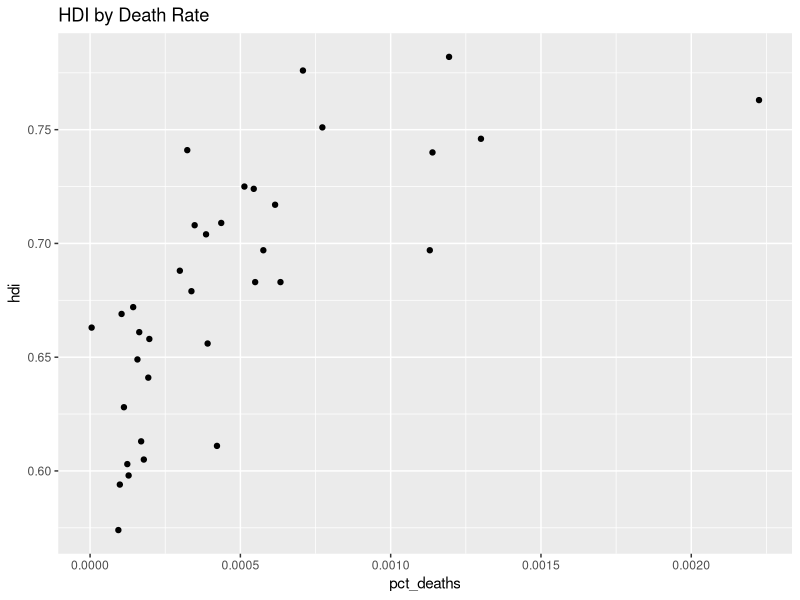

Source code (R):
library(tidyverse)

data <- read_csv("derived_data/joined_and_cleaned.csv") %>%
  mutate(pct_deaths=deaths/population);

the_plot <- ggplot(data, aes(pct_deaths, hdi)) + geom_point() + ggtitle("HDI by Death Rate");

if(!dir.exists('figures')) dir.create('figures');

ggsave("figures/hdi-vs-death-pct.png",plot=the_plot)